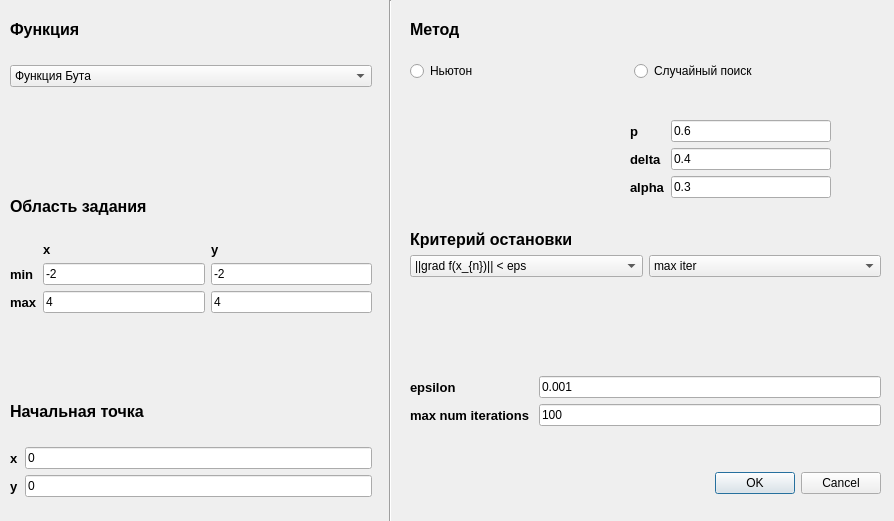
<?xml version="1.0" encoding="UTF-8"?>
<ui version="4.0">
 <class>Dialog</class>
 <widget class="QDialog" name="Dialog">
  <property name="geometry">
   <rect>
    <x>0</x>
    <y>0</y>
    <width>894</width>
    <height>521</height>
   </rect>
  </property>
  <property name="sizePolicy">
   <sizepolicy hsizetype="Expanding" vsizetype="Expanding">
    <horstretch>0</horstretch>
    <verstretch>0</verstretch>
   </sizepolicy>
  </property>
  <property name="windowTitle">
   <string>Dialog</string>
  </property>
  <widget class="Line" name="line">
   <property name="geometry">
    <rect>
     <x>380</x>
     <y>0</y>
     <width>20</width>
     <height>711</height>
    </rect>
   </property>
   <property name="orientation">
    <enum>Qt::Vertical</enum>
   </property>
  </widget>
  <widget class="QWidget" name="layoutWidget">
   <property name="geometry">
    <rect>
     <x>10</x>
     <y>20</y>
     <width>362</width>
     <height>477</height>
    </rect>
   </property>
   <layout class="QVBoxLayout" name="verticalLayout_4">
    <item>
     <layout class="QVBoxLayout" name="verticalLayout_3">
      <item>
       <widget class="QLabel" name="func_label">
        <property name="font">
         <font>
          <pointsize>12</pointsize>
          <bold>true</bold>
         </font>
        </property>
        <property name="text">
         <string>Функция</string>
        </property>
       </widget>
      </item>
      <item>
       <spacer name="horizontalSpacer_3">
        <property name="orientation">
         <enum>Qt::Horizontal</enum>
        </property>
        <property name="sizeHint" stdset="0">
         <size>
          <width>40</width>
          <height>20</height>
         </size>
        </property>
       </spacer>
      </item>
      <item>
       <widget class="QComboBox" name="func">
        <item>
         <property name="text">
          <string>Функция Бута</string>
         </property>
        </item>
        <item>
         <property name="text">
          <string>Функция 0.26 * (x^2+y^2) - 0.48*x*y</string>
         </property>
        </item>
        <item>
         <property name="text">
          <string>Функция Розенборка</string>
         </property>
        </item>
       </widget>
      </item>
      <item>
       <widget class="QLabel" name="label_3">
        <property name="text">
         <string/>
        </property>
       </widget>
      </item>
     </layout>
    </item>
    <item>
     <spacer name="horizontalSpacer">
      <property name="orientation">
       <enum>Qt::Horizontal</enum>
      </property>
      <property name="sizeHint" stdset="0">
       <size>
        <width>40</width>
        <height>20</height>
       </size>
      </property>
     </spacer>
    </item>
    <item>
     <spacer name="verticalSpacer_5">
      <property name="orientation">
       <enum>Qt::Vertical</enum>
      </property>
      <property name="sizeHint" stdset="0">
       <size>
        <width>20</width>
        <height>40</height>
       </size>
      </property>
     </spacer>
    </item>
    <item>
     <layout class="QVBoxLayout" name="verticalLayout_2">
      <item>
       <widget class="QLabel" name="area_label">
        <property name="font">
         <font>
          <pointsize>12</pointsize>
          <bold>true</bold>
         </font>
        </property>
        <property name="layoutDirection">
         <enum>Qt::RightToLeft</enum>
        </property>
        <property name="text">
         <string>Область задания</string>
        </property>
       </widget>
      </item>
      <item>
       <spacer name="horizontalSpacer_4">
        <property name="orientation">
         <enum>Qt::Horizontal</enum>
        </property>
        <property name="sizeHint" stdset="0">
         <size>
          <width>40</width>
          <height>20</height>
         </size>
        </property>
       </spacer>
      </item>
      <item>
       <layout class="QGridLayout" name="gridLayout">
        <item row="1" column="2">
         <widget class="QLabel" name="x_label">
          <property name="font">
           <font>
            <pointsize>10</pointsize>
            <bold>true</bold>
           </font>
          </property>
          <property name="text">
           <string>x</string>
          </property>
         </widget>
        </item>
        <item row="3" column="2">
         <widget class="QLineEdit" name="max_x">
          <property name="text">
           <string>4</string>
          </property>
         </widget>
        </item>
        <item row="1" column="3">
         <widget class="QLabel" name="y_label">
          <property name="font">
           <font>
            <pointsize>10</pointsize>
            <bold>true</bold>
           </font>
          </property>
          <property name="text">
           <string>y</string>
          </property>
         </widget>
        </item>
        <item row="2" column="0">
         <widget class="QLabel" name="min_label">
          <property name="font">
           <font>
            <pointsize>10</pointsize>
            <bold>true</bold>
           </font>
          </property>
          <property name="text">
           <string>min</string>
          </property>
         </widget>
        </item>
        <item row="2" column="2">
         <widget class="QLineEdit" name="min_x">
          <property name="text">
           <string>-2</string>
          </property>
         </widget>
        </item>
        <item row="3" column="3">
         <widget class="QLineEdit" name="max_y">
          <property name="text">
           <string>4</string>
          </property>
         </widget>
        </item>
        <item row="2" column="3">
         <widget class="QLineEdit" name="min_y">
          <property name="text">
           <string>-2</string>
          </property>
         </widget>
        </item>
        <item row="3" column="0">
         <widget class="QLabel" name="max_label">
          <property name="font">
           <font>
            <pointsize>10</pointsize>
            <bold>true</bold>
           </font>
          </property>
          <property name="text">
           <string>max</string>
          </property>
         </widget>
        </item>
       </layout>
      </item>
     </layout>
    </item>
    <item>
     <spacer name="verticalSpacer_6">
      <property name="orientation">
       <enum>Qt::Vertical</enum>
      </property>
      <property name="sizeHint" stdset="0">
       <size>
        <width>20</width>
        <height>40</height>
       </size>
      </property>
     </spacer>
    </item>
    <item>
     <spacer name="horizontalSpacer_2">
      <property name="orientation">
       <enum>Qt::Horizontal</enum>
      </property>
      <property name="sizeHint" stdset="0">
       <size>
        <width>40</width>
        <height>20</height>
       </size>
      </property>
     </spacer>
    </item>
    <item>
     <layout class="QVBoxLayout" name="verticalLayout">
      <item>
       <widget class="QLabel" name="start_point_label">
        <property name="font">
         <font>
          <pointsize>12</pointsize>
          <bold>true</bold>
         </font>
        </property>
        <property name="text">
         <string>Начальная точка</string>
        </property>
       </widget>
      </item>
      <item>
       <spacer name="horizontalSpacer_5">
        <property name="orientation">
         <enum>Qt::Horizontal</enum>
        </property>
        <property name="sizeHint" stdset="0">
         <size>
          <width>40</width>
          <height>20</height>
         </size>
        </property>
       </spacer>
      </item>
      <item>
       <layout class="QFormLayout" name="formLayout">
        <item row="0" column="0">
         <widget class="QLabel" name="start_x_label">
          <property name="font">
           <font>
            <pointsize>10</pointsize>
            <bold>true</bold>
           </font>
          </property>
          <property name="text">
           <string>x</string>
          </property>
         </widget>
        </item>
        <item row="0" column="1">
         <widget class="QLineEdit" name="start_point_x">
          <property name="text">
           <string>0</string>
          </property>
         </widget>
        </item>
        <item row="1" column="0">
         <widget class="QLabel" name="start_y_label">
          <property name="font">
           <font>
            <pointsize>10</pointsize>
            <bold>true</bold>
           </font>
          </property>
          <property name="text">
           <string>y</string>
          </property>
         </widget>
        </item>
        <item row="1" column="1">
         <widget class="QLineEdit" name="start_point_y">
          <property name="text">
           <string>0</string>
          </property>
         </widget>
        </item>
       </layout>
      </item>
     </layout>
    </item>
   </layout>
  </widget>
  <widget class="QWidget" name="layoutWidget">
   <property name="geometry">
    <rect>
     <x>630</x>
     <y>120</y>
     <width>201</width>
     <height>94</height>
    </rect>
   </property>
   <layout class="QFormLayout" name="formLayout_2">
    <item row="0" column="0">
     <widget class="QLabel" name="prob_label">
      <property name="font">
       <font>
        <pointsize>10</pointsize>
        <bold>true</bold>
       </font>
      </property>
      <property name="text">
       <string>p</string>
      </property>
     </widget>
    </item>
    <item row="0" column="1">
     <widget class="QLineEdit" name="prob">
      <property name="text">
       <string>0.6</string>
      </property>
     </widget>
    </item>
    <item row="1" column="0">
     <widget class="QLabel" name="delta_label">
      <property name="font">
       <font>
        <pointsize>10</pointsize>
        <bold>true</bold>
       </font>
      </property>
      <property name="text">
       <string>delta</string>
      </property>
     </widget>
    </item>
    <item row="1" column="1">
     <widget class="QLineEdit" name="delta">
      <property name="text">
       <string>0.4</string>
      </property>
     </widget>
    </item>
    <item row="2" column="0">
     <widget class="QLabel" name="alpha_label">
      <property name="font">
       <font>
        <pointsize>10</pointsize>
        <bold>true</bold>
       </font>
      </property>
      <property name="text">
       <string>alpha</string>
      </property>
     </widget>
    </item>
    <item row="2" column="1">
     <widget class="QLineEdit" name="alpha">
      <property name="text">
       <string>0.3</string>
      </property>
     </widget>
    </item>
   </layout>
  </widget>
  <widget class="QWidget" name="layoutWidget">
   <property name="geometry">
    <rect>
     <x>410</x>
     <y>20</y>
     <width>421</width>
     <height>78</height>
    </rect>
   </property>
   <layout class="QVBoxLayout" name="verticalLayout_5">
    <item>
     <widget class="QLabel" name="metod_label">
      <property name="font">
       <font>
        <pointsize>12</pointsize>
        <bold>true</bold>
       </font>
      </property>
      <property name="text">
       <string>Метод</string>
      </property>
     </widget>
    </item>
    <item>
     <layout class="QHBoxLayout" name="horizontalLayout">
      <item>
       <widget class="QRadioButton" name="newton">
        <property name="text">
         <string>Ньютон</string>
        </property>
       </widget>
      </item>
      <item>
       <spacer name="verticalSpacer">
        <property name="orientation">
         <enum>Qt::Vertical</enum>
        </property>
        <property name="sizeHint" stdset="0">
         <size>
          <width>20</width>
          <height>40</height>
         </size>
        </property>
       </spacer>
      </item>
      <item>
       <widget class="QRadioButton" name="random">
        <property name="text">
         <string>Случайный поиск</string>
        </property>
       </widget>
      </item>
     </layout>
    </item>
   </layout>
  </widget>
  <widget class="QWidget" name="layoutWidget">
   <property name="geometry">
    <rect>
     <x>410</x>
     <y>230</y>
     <width>471</width>
     <height>264</height>
    </rect>
   </property>
   <layout class="QVBoxLayout" name="verticalLayout_7">
    <item>
     <layout class="QGridLayout" name="gridLayout_2">
      <item row="1" column="0">
       <widget class="QComboBox" name="crit_newton">
        <item>
         <property name="text">
          <string>||grad f(x_{n})|| &lt; eps</string>
         </property>
        </item>
        <item>
         <property name="text">
          <string>||x_{n} - x_{n-1}|| &lt; eps</string>
         </property>
        </item>
        <item>
         <property name="text">
          <string>||(f(x_{n}) - f(x_{n-1}))/f(x_n)|| &lt; eps</string>
         </property>
        </item>
       </widget>
      </item>
      <item row="0" column="0" colspan="2">
       <widget class="QLabel" name="crit_label">
        <property name="font">
         <font>
          <pointsize>12</pointsize>
          <bold>true</bold>
         </font>
        </property>
        <property name="text">
         <string>Критерий остановки</string>
        </property>
       </widget>
      </item>
      <item row="1" column="1">
       <widget class="QComboBox" name="crit_random">
        <item>
         <property name="text">
          <string>max iter</string>
         </property>
        </item>
        <item>
         <property name="text">
          <string>num iter last approx</string>
         </property>
        </item>
        <item>
         <property name="text">
          <string>|f(x_{n+j}) − f(x_{n})| &lt; eps</string>
         </property>
        </item>
       </widget>
      </item>
     </layout>
    </item>
    <item>
     <spacer name="verticalSpacer_4">
      <property name="orientation">
       <enum>Qt::Vertical</enum>
      </property>
      <property name="sizeHint" stdset="0">
       <size>
        <width>20</width>
        <height>40</height>
       </size>
      </property>
     </spacer>
    </item>
    <item>
     <layout class="QVBoxLayout" name="verticalLayout_6">
      <item>
       <layout class="QFormLayout" name="formLayout_3">
        <item row="0" column="0">
         <widget class="QLabel" name="eps_label">
          <property name="font">
           <font>
            <pointsize>10</pointsize>
            <bold>true</bold>
           </font>
          </property>
          <property name="text">
           <string>epsilon</string>
          </property>
         </widget>
        </item>
        <item row="0" column="1">
         <widget class="QLineEdit" name="eps">
          <property name="text">
           <string>0.001</string>
          </property>
         </widget>
        </item>
        <item row="1" column="0">
         <widget class="QLabel" name="max_iter_label">
          <property name="font">
           <font>
            <pointsize>10</pointsize>
            <bold>true</bold>
           </font>
          </property>
          <property name="text">
           <string>max num iterations </string>
          </property>
         </widget>
        </item>
        <item row="1" column="1">
         <widget class="QLineEdit" name="max_iter">
          <property name="text">
           <string>100</string>
          </property>
         </widget>
        </item>
       </layout>
      </item>
      <item>
       <spacer name="verticalSpacer_3">
        <property name="orientation">
         <enum>Qt::Vertical</enum>
        </property>
        <property name="sizeHint" stdset="0">
         <size>
          <width>20</width>
          <height>40</height>
         </size>
        </property>
       </spacer>
      </item>
      <item>
       <widget class="QDialogButtonBox" name="buttonBox">
        <property name="orientation">
         <enum>Qt::Horizontal</enum>
        </property>
        <property name="standardButtons">
         <set>QDialogButtonBox::Cancel|QDialogButtonBox::Ok</set>
        </property>
       </widget>
      </item>
     </layout>
    </item>
   </layout>
  </widget>
 </widget>
 <resources/>
 <connections>
  <connection>
   <sender>buttonBox</sender>
   <signal>accepted()</signal>
   <receiver>Dialog</receiver>
   <slot>accept()</slot>
   <hints>
    <hint type="sourcelabel">
     <x>248</x>
     <y>254</y>
    </hint>
    <hint type="destinationlabel">
     <x>157</x>
     <y>274</y>
    </hint>
   </hints>
  </connection>
  <connection>
   <sender>buttonBox</sender>
   <signal>rejected()</signal>
   <receiver>Dialog</receiver>
   <slot>reject()</slot>
   <hints>
    <hint type="sourcelabel">
     <x>316</x>
     <y>260</y>
    </hint>
    <hint type="destinationlabel">
     <x>286</x>
     <y>274</y>
    </hint>
   </hints>
  </connection>
 </connections>
</ui>
